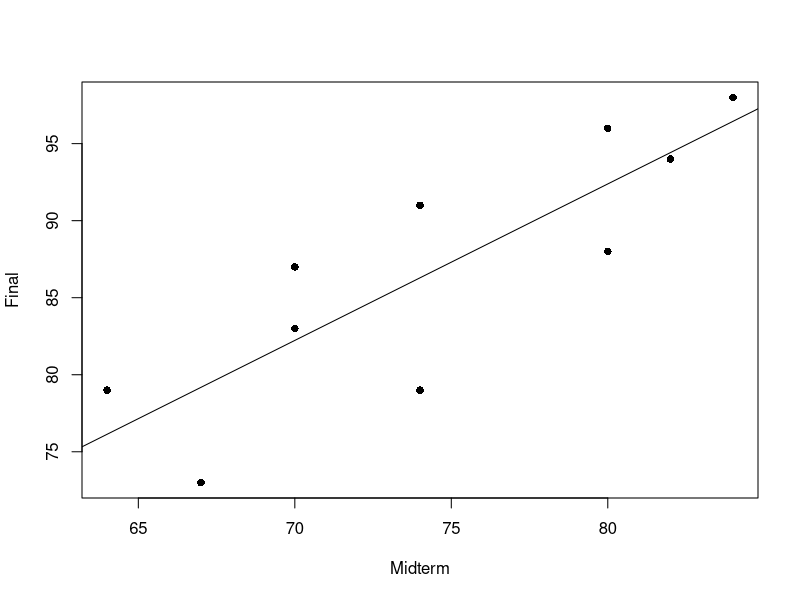
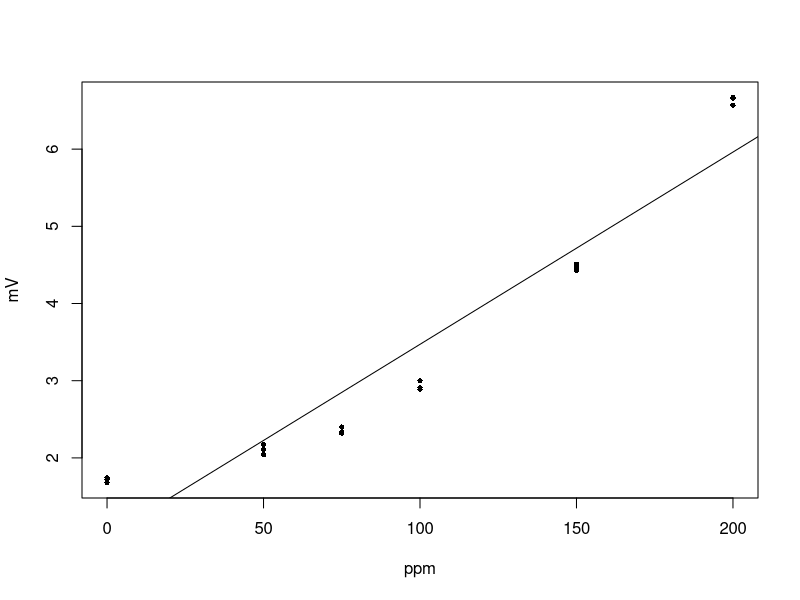
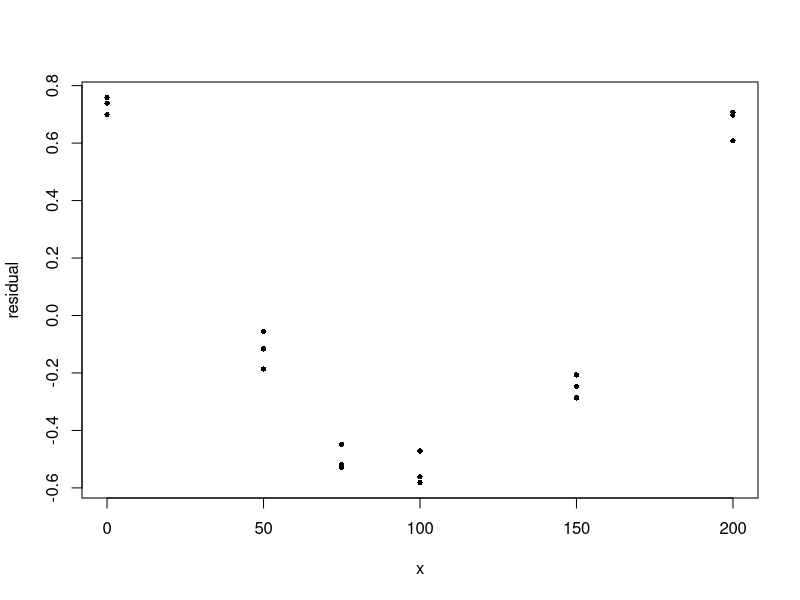
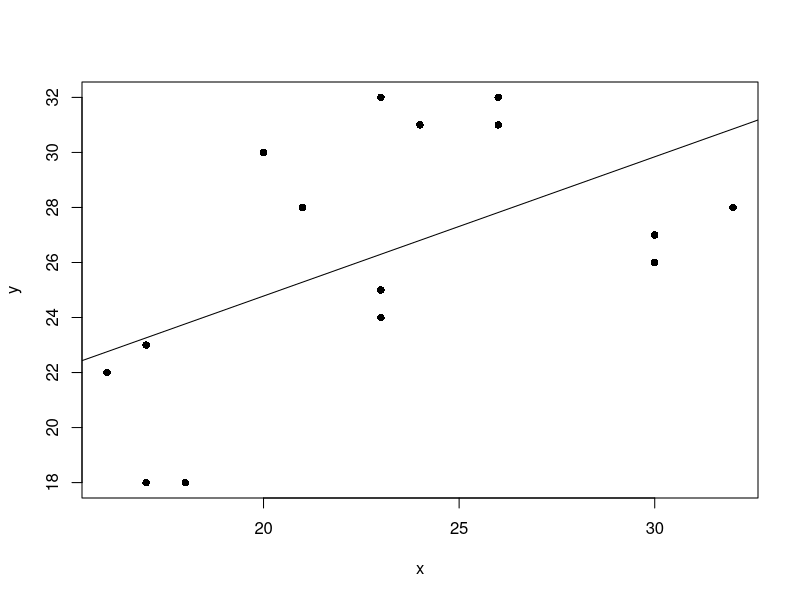
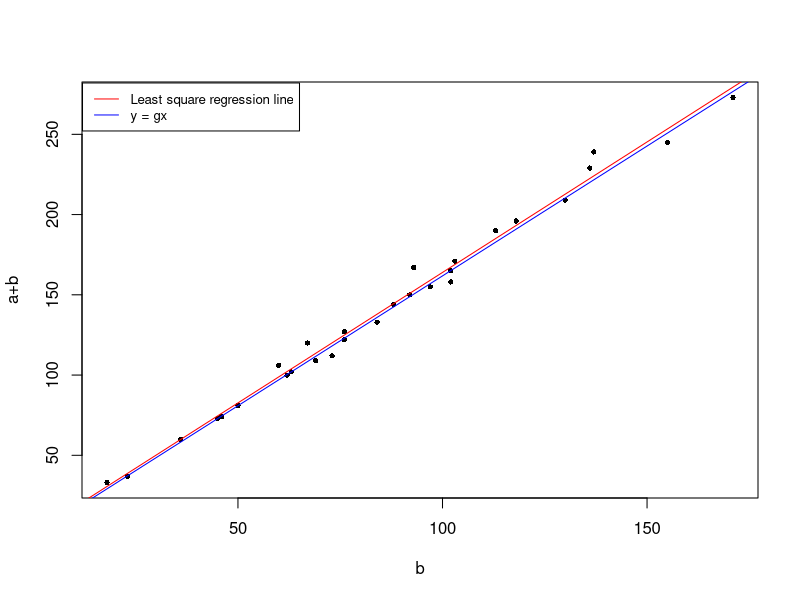

Reproduce these figures in R, in order.
# 4.6-1 (a)
x = c(70,74,80,84,80,67,70,64,74,82)
y = c(87,79,88,98,96,73,83,79,91,94)
a = mean(y)
a
(sum(x*y) - mean(y)*sum(x))
(sum(x*x) - sum(x)*sum(x)/10)
b = (sum(x*y) - mean(y)*sum(x))/(sum(x*x) - sum(x)*sum(x)/10)
b
mean(x)
# 4.6-1 (b)
plot(x, y, xlab="Midterm", ylab="Final", pch = 16)
lm(y ~ x)
abline(lm(y ~ x))
# 4.6-1 (c)
0.1*sum((y-a-b*(x-mean(x)))**2)

# 4.6-3 (a)
x = c(0,0,0,50,50,50,75,75,75,100,100,100,150,150,150,200,200,200)
y = c(1.72,1.68,1.74,2.04,2.11,2.17,2.40,2.32,2.33,2.91,3.00,2.89,4.47,4.51,4.43,6.67,6.66,6.57)
r = cov(x,y)/(sd(x)*sd(y))
r
a = mean(y)
a
b = cov(x,y)/var(x)
b
mean(x)
# 4.6-3 (b)
plot(x, y, xlab="ppm", ylab="mV", cex=0.7, pch = 16)
lm(y ~ x)
abline(lm(y ~ x))
# 4.6-3 (c)
yi = a + b*(x-mean(x))
y-yi
plot(x,y-yi,ylab="residual",cex=0.7, pch = 16)

# 4.6-7 (a)
x = c(32,23,23,23,26,30,17,20,17,18,26,16,21,24,30)
y = c(28,25,24,32,31,27,23,30,18,18,32,22,28,31,26)
a = mean(y)
a
b = cov(x,y)/var(x)
b
mean(x)
# 4.6-7 (b)
plot(x, y, pch = 16)
lm(y ~ x)
abline(lm(y ~ x))
# 4.6-7 (c)
a
b
var = sum((y-a-b*(x-mean(x)))**2)/15
var
a - qt(0.975, 13, lower.tail = TRUE, log.p = FALSE)*sqrt(var/13)
a + qt(0.975, 13, lower.tail = TRUE, log.p = FALSE)*sqrt(var/13)
b - qt(0.975, 13, lower.tail = TRUE, log.p = FALSE)*sqrt((15*var)/(13*sum((x-mean(x))**2)))
b + qt(0.975, 13, lower.tail = TRUE, log.p = FALSE)*sqrt((15*var)/(13*sum((x-mean(x))**2)))
15*var/qchisq(0.975, 13, ncp = 0, lower.tail = TRUE, log.p = FALSE)
15*var/qchisq(0.025, 13, ncp = 0, lower.tail = TRUE, log.p = FALSE)

# 4.6-8
qt(0.9875, 8, lower.tail = TRUE, log.p = FALSE)
x = c(70,74,80,84,80,67,70,64,74,82)
1.015682/sqrt(10*17.99981/(8*sum((x-mean(x))**2)))

# 4.6-12 (a)
x = c(38,56,24,40,15,53,102,58,49,68,90,31,102,28,79,28,
      56,77,46,39,14,51,39,58,93,63,74,46,78)
y = c(62,102,36,69,18,67,171,97,84,103,155,50,137,45,130,
      46,88,113,60,63,23,76,73,92,136,102,93,76,118)
plot(y,x+y, xlab="b", ylab="a+b", cex= 0.7, pch=16)
# 4.6-12 (b)
a = mean(x+y)
a
b = cov(y,x+y)/var(y)
b
mean(y)
lm((x+y) ~ y)
abline(lm((x+y) ~ y), col="red")
# 4.6-12 (c)
g = (1+sqrt(5))/2
abline(0, g, col="blue")
legend(12, 282, legend=c("Least square regression line", "y = gx"),
       col=c("red", "blue"), lty=1:1, cex=0.8)
# 4.6-12 (d)
mean((x+y)/y)
g

# 4.7-1 (a)
# x = 68
86.8+1.015682*(68-74.5)
x = c(70,74,80,84,80,67,70,64,74,82)
qt(0.975, 8)*sqrt(10*17.99981/8)*sqrt(0.1+(((68-74.5)**2)/sum((x-74.5)**2)))
80.19807-4.915294
80.19807+4.915294
# x = 75
86.8+1.015682*(75-74.5)
qt(0.975, 8)*sqrt(10*17.99981/8)*sqrt(0.1+(((75-74.5)**2)/sum((x-74.5)**2)))
87.30784-3.459006
87.30784+3.459006
# x = 82
86.8+1.015682*(82-74.5)
qt(0.975, 8)*sqrt(10*17.99981/8)*sqrt(0.1+(((82-74.5)**2)/sum((x-74.5)**2)))
94.41761-3.462993
94.41761+3.462993

# 4.7-1 (b)
# x = 68
86.8+1.015682*(68-74.5)
qt(0.975, 8)*sqrt(10*17.99981/8)*sqrt(1.1+(((68-74.5)**2)/sum((x-74.5)**2)))
80.19807-11.99192
80.19807+11.99192
# x = 75
86.8+1.015682*(75-74.5)
qt(0.975, 8)*sqrt(10*17.99981/8)*sqrt(1.1+(((75-74.5)**2)/sum((x-74.5)**2)))
87.30784-11.47531
87.30784+11.47531
# x = 82
86.8+1.015682*(82-74.5)
qt(0.975, 8)*sqrt(10*17.99981/8)*sqrt(1.1+(((82-74.5)**2)/sum((x-74.5)**2)))
94.41761-12.15924
94.41761+12.15924


